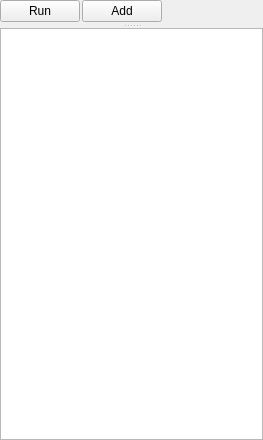
<?xml version="1.0" encoding="UTF-8"?>
<ui version="4.0">
 <class>runwidget</class>
 <widget class="QWidget" name="runwidget">
  <property name="geometry">
   <rect>
    <x>0</x>
    <y>0</y>
    <width>263</width>
    <height>440</height>
   </rect>
  </property>
  <property name="sizePolicy">
   <sizepolicy hsizetype="Fixed" vsizetype="Fixed">
    <horstretch>0</horstretch>
    <verstretch>0</verstretch>
   </sizepolicy>
  </property>
  <property name="windowTitle">
   <string>Form</string>
  </property>
  <layout class="QVBoxLayout" name="verticalLayout">
   <property name="spacing">
    <number>2</number>
   </property>
   <property name="leftMargin">
    <number>0</number>
   </property>
   <property name="topMargin">
    <number>0</number>
   </property>
   <property name="rightMargin">
    <number>0</number>
   </property>
   <property name="bottomMargin">
    <number>0</number>
   </property>
   <item>
    <widget class="QWidget" name="widget" native="true">
     <layout class="QHBoxLayout" name="horizontalLayout_2">
      <property name="spacing">
       <number>2</number>
      </property>
      <property name="leftMargin">
       <number>0</number>
      </property>
      <property name="topMargin">
       <number>0</number>
      </property>
      <property name="rightMargin">
       <number>0</number>
      </property>
      <property name="bottomMargin">
       <number>0</number>
      </property>
      <item>
       <widget class="QPushButton" name="run_stop_btn">
        <property name="sizePolicy">
         <sizepolicy hsizetype="Fixed" vsizetype="Fixed">
          <horstretch>0</horstretch>
          <verstretch>0</verstretch>
         </sizepolicy>
        </property>
        <property name="text">
         <string>Run</string>
        </property>
        <property name="icon">
         <iconset>
          <normaloff>C:/Users/lr/Desktop/run.png</normaloff>C:/Users/lr/Desktop/run.png</iconset>
        </property>
       </widget>
      </item>
      <item>
       <widget class="QPushButton" name="addbtn">
        <property name="sizePolicy">
         <sizepolicy hsizetype="Fixed" vsizetype="Fixed">
          <horstretch>0</horstretch>
          <verstretch>0</verstretch>
         </sizepolicy>
        </property>
        <property name="text">
         <string>Add</string>
        </property>
        <property name="icon">
         <iconset>
          <normaloff>C:/Users/lr/Desktop/addgreen.png</normaloff>C:/Users/lr/Desktop/addgreen.png</iconset>
        </property>
       </widget>
      </item>
      <item>
       <spacer name="horizontalSpacer">
        <property name="orientation">
         <enum>Qt::Horizontal</enum>
        </property>
        <property name="sizeHint" stdset="0">
         <size>
          <width>40</width>
          <height>20</height>
         </size>
        </property>
       </spacer>
      </item>
     </layout>
    </widget>
   </item>
   <item>
    <widget class="QSplitter" name="splitter">
     <property name="orientation">
      <enum>Qt::Vertical</enum>
     </property>
     <widget class="QWidget" name="layoutWidget">
      <layout class="QHBoxLayout" name="case_table_layout">
       <property name="spacing">
        <number>1</number>
       </property>
      </layout>
     </widget>
     <widget class="QTextBrowser" name="logarea">
      <property name="sizePolicy">
       <sizepolicy hsizetype="Expanding" vsizetype="Expanding">
        <horstretch>0</horstretch>
        <verstretch>1</verstretch>
       </sizepolicy>
      </property>
      <property name="autoFillBackground">
       <bool>false</bool>
      </property>
     </widget>
    </widget>
   </item>
  </layout>
 </widget>
 <resources/>
 <connections/>
</ui>
